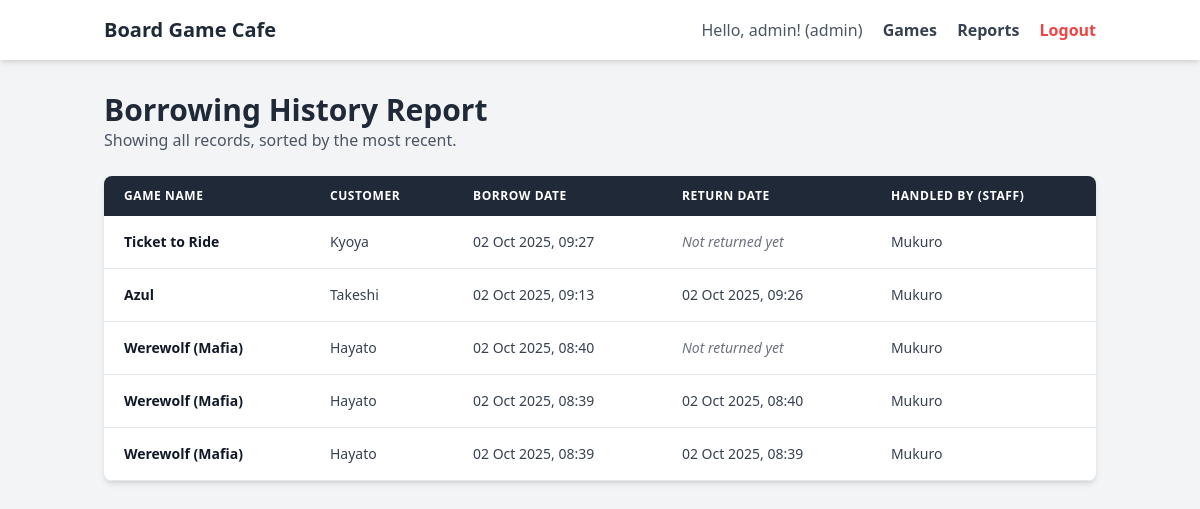
The page /reports/ (signed in) on the database as committed earlier.
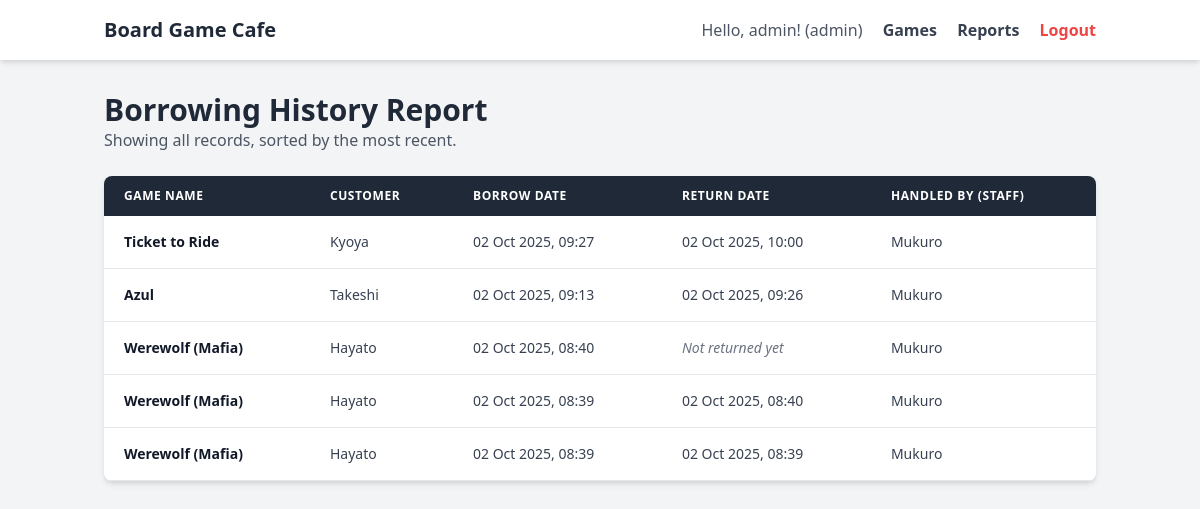
The same page on the database as committed later.
### borrow_logs/models.py (models this page shows, shortened)
class BorrowLog(models.Model):
    game = models.ForeignKey('boardgames.BoardGame', on_delete=models.CASCADE) # เกมที่ถูกยืม
    borrowed_by_staff = models.ForeignKey(settings.AUTH_USER_MODEL, on_delete=models.CASCADE) # พนักงานที่ทำการยืม
    customer_name = models.CharField(max_length=255) # ชื่อของลูกค้าที่ยืม
    borrow_date = models.DateTimeField(auto_now_add=True) # วันที่ยืม
    return_date = models.DateTimeField(null=True, blank=True)

### boardgames/models.py (models this page shows, shortened)
class BoardGame(models.Model):
    STATUS_CHOICES = (
        ('available', 'Available'),
        ('borrowed', 'Borrowed'),
    )
    name = models.CharField(max_length=255)
    category = models.CharField(max_length=100)
    players_min = models.IntegerField()
    players_max = models.IntegerField()
    status = models.CharField(max_length=20, choices=STATUS_CHOICES, default='available')

### users/models.py (models this page shows, shortened)
class User(AbstractUser):
    fullname = models.CharField(max_length=255, blank=True, null=True) # แนะนำให้เพิ่ม blank=True, null=True
    role = models.CharField(max_length=20, default='staff')

### borrow_logs/views.py (the view)
# urls.py: path('reports/', report_view, name='report'),
@login_required
def report_view(request):
    if request.user.role != 'admin':
        return redirect('index')
    logs = BorrowLog.objects.all().order_by('-borrow_date')
    context = {
        'logs': logs
    }
    return render(request, 'report.html', context)

### theme/templates/report.html
{% extends "base.html" %}
{% block content %}
<div class="container mx-auto px-4">
    <div class="mb-6">
        <h1 class="text-3xl font-bold text-gray-800">Borrowing History Report</h1>
        <p class="text-gray-600">Showing all records, sorted by the most recent.</p>
    </div>
    <div class="bg-white shadow-md rounded-lg overflow-hidden">
        <table class="min-w-full leading-normal">
            <thead class="bg-gray-800 text-white">
                <tr>
                    <th class="px-5 py-3 text-left text-xs font-semibold uppercase tracking-wider">Game Name</th>
                    <th class="px-5 py-3 text-left text-xs font-semibold uppercase tracking-wider">Customer</th>
                    <th class="px-5 py-3 text-left text-xs font-semibold uppercase tracking-wider">Borrow Date</th>
                    <th class="px-5 py-3 text-left text-xs font-semibold uppercase tracking-wider">Return Date</th>
                    <th class="px-5 py-3 text-left text-xs font-semibold uppercase tracking-wider">Handled by (Staff)</th>
                </tr>
            </thead>
            <tbody>
                {% for log in logs %}
                <tr class="hover:bg-gray-50 border-b border-gray-200">
                    <td class="px-5 py-4 text-sm"><p class="text-gray-900 font-semibold">{{ log.game.name }}</p></td>
                    <td class="px-5 py-4 text-sm"><p class="text-gray-700">{{ log.customer_name }}</p></td>
                    <td class="px-5 py-4 text-sm"><p class="text-gray-700">{{ log.borrow_date|date:"d M Y, H:i" }}</p></td>
                    <td class="px-5 py-4 text-sm">
                        {% if log.return_date %}
                            <p class="text-gray-700">{{ log.return_date|date:"d M Y, H:i" }}</p>
                        {% else %}
                            <span class="italic text-gray-500">Not returned yet</span>
                        {% endif %}
                    </td>
                    <td class="px-5 py-4 text-sm"><p class="text-gray-700">{{ log.borrowed_by_staff.username }}</p></td>
                </tr>
                {% empty %}
                <tr>
                    <td colspan="5" class="text-center py-10 text-gray-500">No borrowing history found.</td>
                </tr>
                {% endfor %}
            </tbody>
        </table>
    </div>
</div>
{% endblock %}

Rows that differ between the two databases and show on the page:
changed BorrowLog "Kyoya": return_date (not shown) → "02 Oct 2025, 10:00"; no longer shows "Not returned yet"
